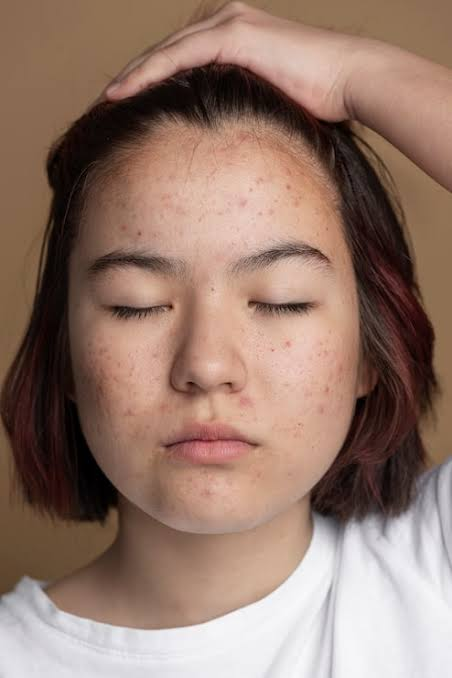
#> input picture images/surat.jpg, 452 x 678 px
$ python 7-Kenarlari_Koruyan_Filtreleme.py
#> lines starting #> are read from the running program, lines starting #| are printed output that depends on the picture
import cv2 as cv
import numpy as np

src = cv.imread("../images/surat.jpg")
#> src is the input picture: shape (678, 452, 3); mean B, G, R 108, 121, 148.8
cv.imshow("input", src)
cv.waitKey(0)

h, w = src.shape[:2]
#> h = 678; w = 452

# Kenar koruyucu filtre uygular (sigma_s: komşuluk boyutu/yumuşatma yarıçapı, sigma_r: kenar koruma hassasiyeti, RECURS_FILTER: hızlı özyinelemeli filtre)
dst = cv.edgePreservingFilter(src, sigma_s=10, sigma_r=0.9, flags=cv.RECURS_FILTER)

result = np.zeros([h, w * 2, 3], dtype=src.dtype)  # İki görüntüyü yan yana koymak için 2 katı büyüklüğünde yeni tuval
result[0:h, 0:w, :] = src  # Sol yarıya orjinal görüntüyü yerleştirir
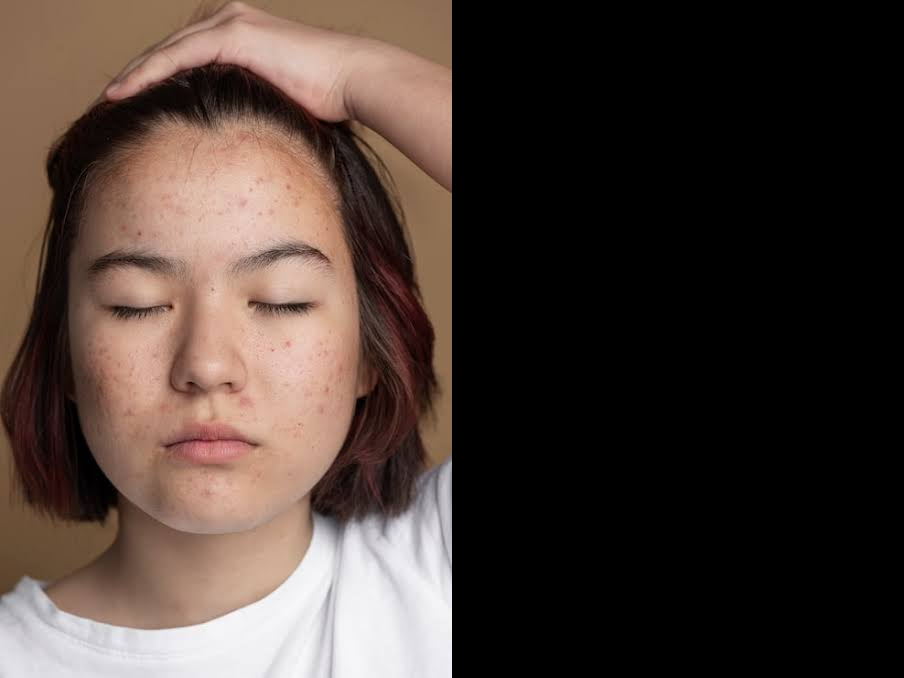
#> result: shape (678, 904, 3); mean B, G, R 54, 60.5, 74.4
result[0:h, w:2 * w, :] = dst  # Sağ yarıya filtrelenmiş görüntüyü yerleştirir
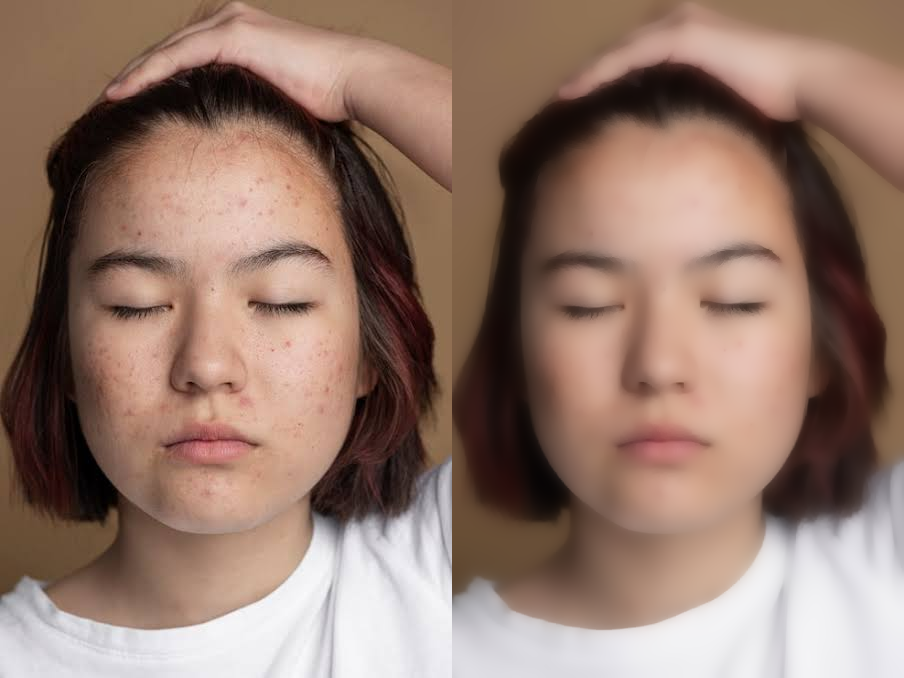
#> result: shape (678, 904, 3); mean B, G, R 107.9, 120.9, 148.7

result = cv.resize(result, (w, h // 2))
#> result: shape (339, 452, 3)
cv.imshow("result", result)
cv.waitKey(0)

$ run again, with images/bloklar.jpg copied over images/surat.jpg
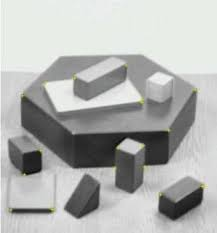
#> input picture images/bloklar.jpg, 217 x 233 px
#> src is the input picture: shape (233, 217, 3); mean B, G, R 176.7, 178.6, 177.2
#> `result[0:h, 0:w, :] = src`:
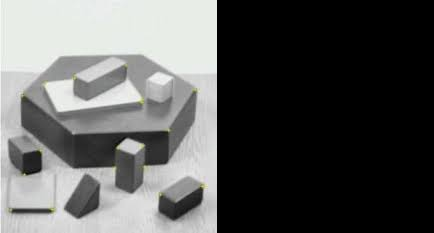
#> result: shape (233, 434, 3); mean B, G, R 88.3, 89.3, 88.6
#> `result = cv.resize(result, (w, h // 2))`:
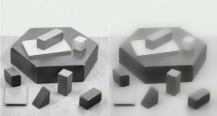
#> result: shape (116, 217, 3); mean B, G, R 176.4, 178.5, 177

$ run again, with images/cicek.jpg copied over images/surat.jpg
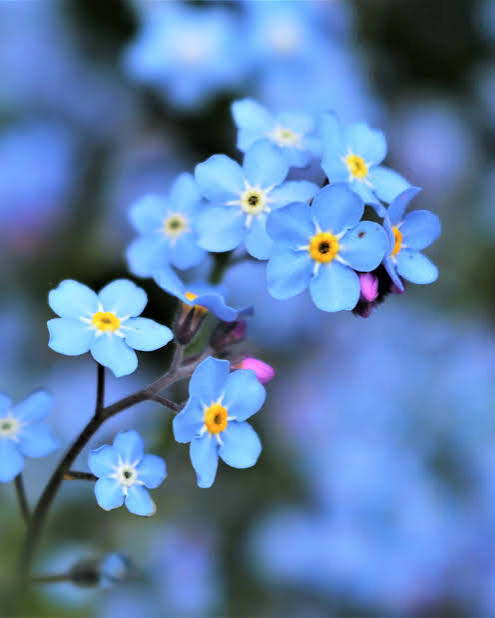
#> input picture images/cicek.jpg, 495 x 618 px
#> src is the input picture: shape (618, 495, 3); mean B, G, R 168.8, 125.9, 92.6
#> `result[0:h, 0:w, :] = src`:
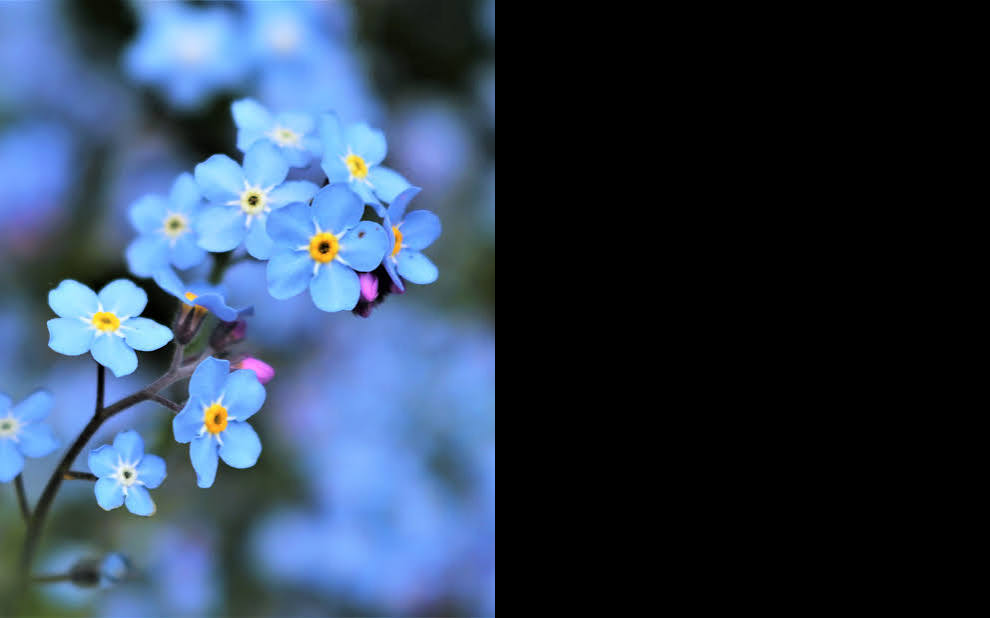
#> result: shape (618, 990, 3); mean B, G, R 84.4, 63, 46.3
#> `result[0:h, w:2 * w, :] = dst`:
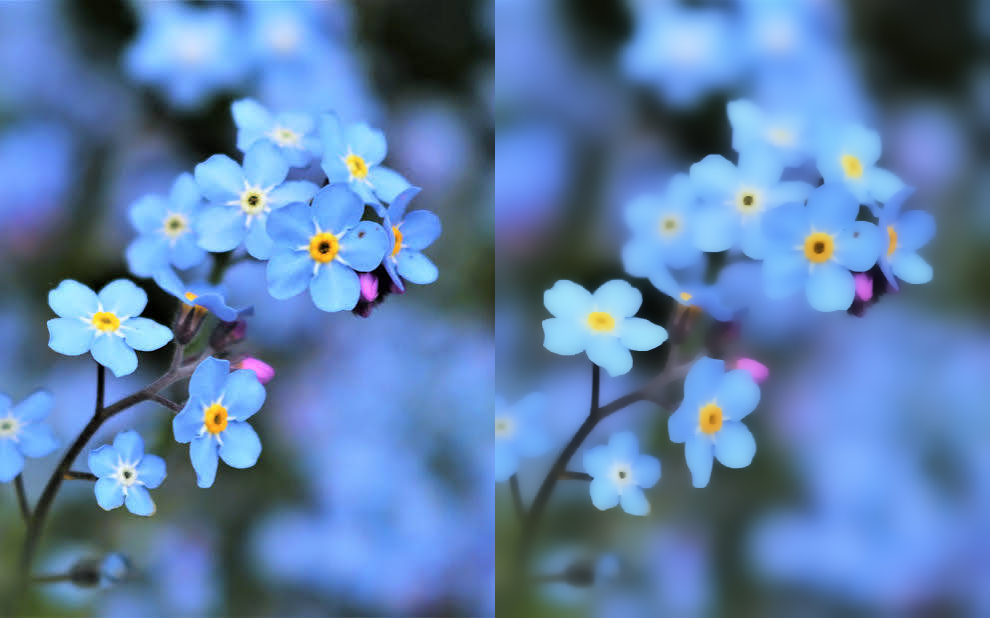
#> result: shape (618, 990, 3); mean B, G, R 168.7, 125.7, 92.5

$ run again, with images/dog.jpg copied over images/surat.jpg
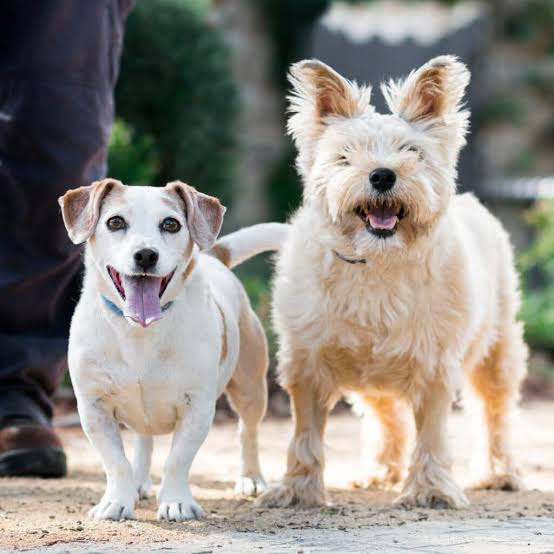
#> input picture images/dog.jpg, 554 x 554 px
#> src is the input picture: shape (554, 554, 3); mean B, G, R 134.9, 141.7, 146.7
#> `result[0:h, 0:w, :] = src`:
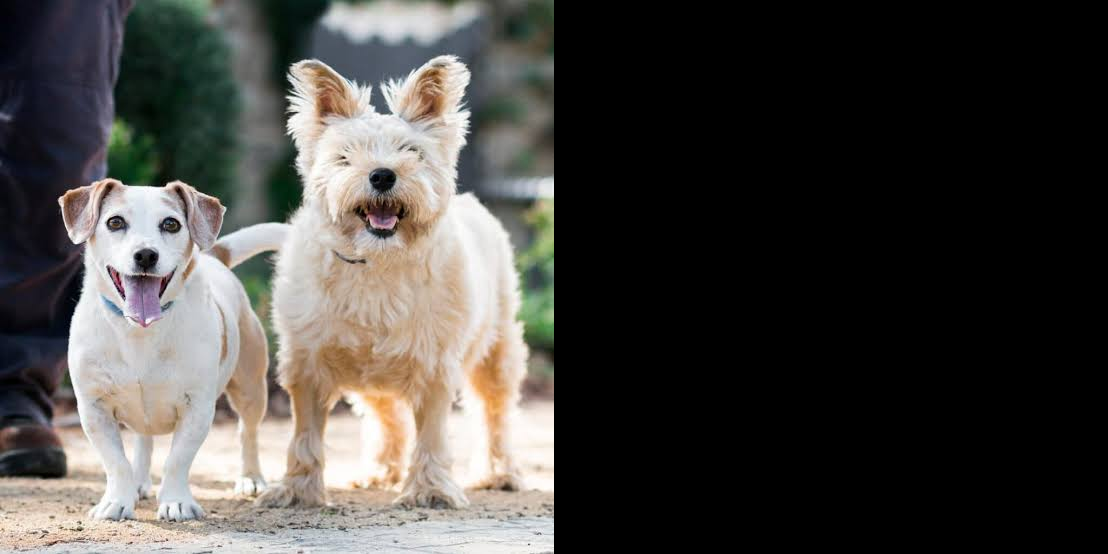
#> result: shape (554, 1108, 3); mean B, G, R 67.4, 70.9, 73.3
#> `result[0:h, w:2 * w, :] = dst`:
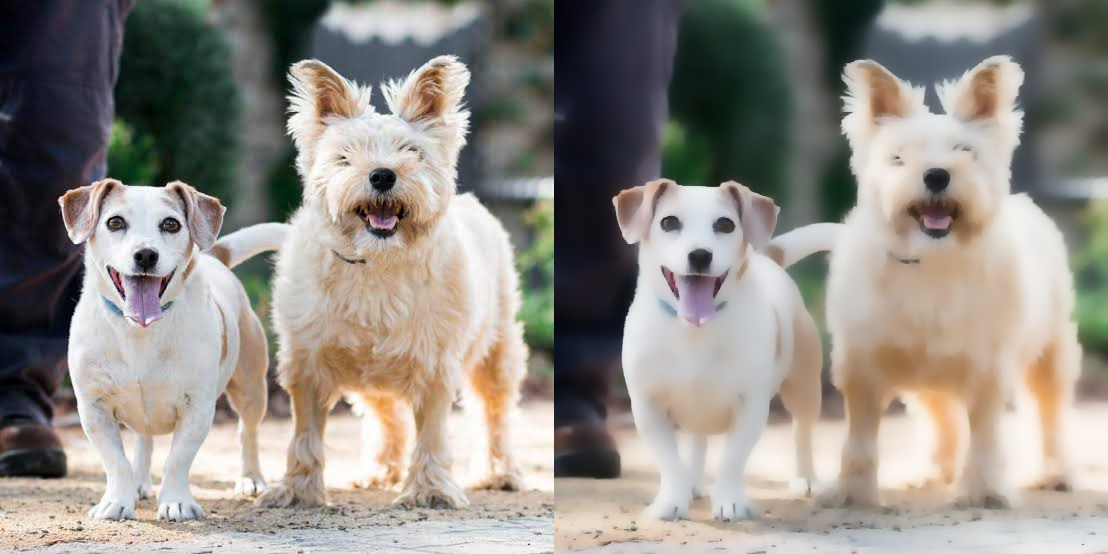
#> result: shape (554, 1108, 3); mean B, G, R 134.7, 141.6, 146.6
